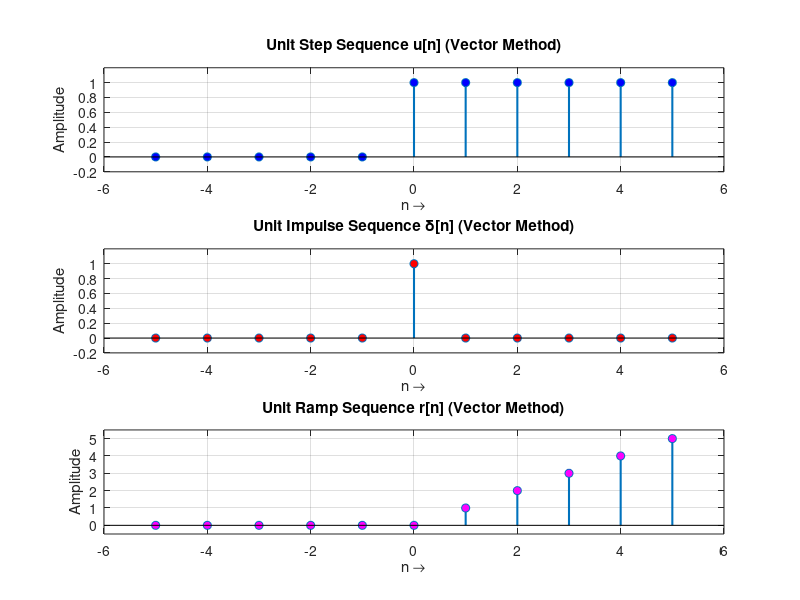

This chart was generated by the following MATLAB code:
clc;
clearvars;
close all;

%% Output Directory Setup
output_dir = fullfile(fileparts(mfilename('fullpath')), 'outputs');
if ~exist(output_dir, 'dir')
    mkdir(output_dir);
end

%% Define Time Indices
n = -5:1:5;

%% Unit Step (Vector Concatenation Method)
u = [zeros(1,5), ones(1,6)];

%% Unit Impulse (Vector Concatenation Method)
d = [zeros(1,5), ones(1,1), zeros(1,5)];

%% Unit Ramp (Vector Concatenation Method)
r = [zeros(1,6), 1:5];

%% Figure Properties & Plotting
fig = figure('Name', 'Elementary Discrete Signals (Vector Method)', 'Position', [100, 100, 750, 700], 'Visible', 'off');

subplot(3,1,1);
stem(n, u, 'LineWidth', 1.5, 'MarkerFaceColor', 'b');
title('Unit Step Sequence u[n] (Vector Method)');
xlabel('n \rightarrow');
ylabel('Amplitude');
ylim([-0.2, 1.2]);
grid on;

subplot(3,1,2);
stem(n, d, 'LineWidth', 1.5, 'MarkerFaceColor', 'r');
title('Unit Impulse Sequence \delta[n] (Vector Method)');
xlabel('n \rightarrow');
ylabel('Amplitude');
ylim([-0.2, 1.2]);
grid on;

subplot(3,1,3);
stem(n, r, 'LineWidth', 1.5, 'MarkerFaceColor', 'm');
title('Unit Ramp Sequence r[n] (Vector Method)');
xlabel('n \rightarrow');
ylabel('Amplitude');
ylim([-0.5, 5.5]);
grid on;

saveas(fig, fullfile(output_dir, 'dtft_plotting_signals.png'));
close(fig);
fprintf('Saved figure to %s\n', fullfile(output_dir, 'dtft_plotting_signals.png'));
